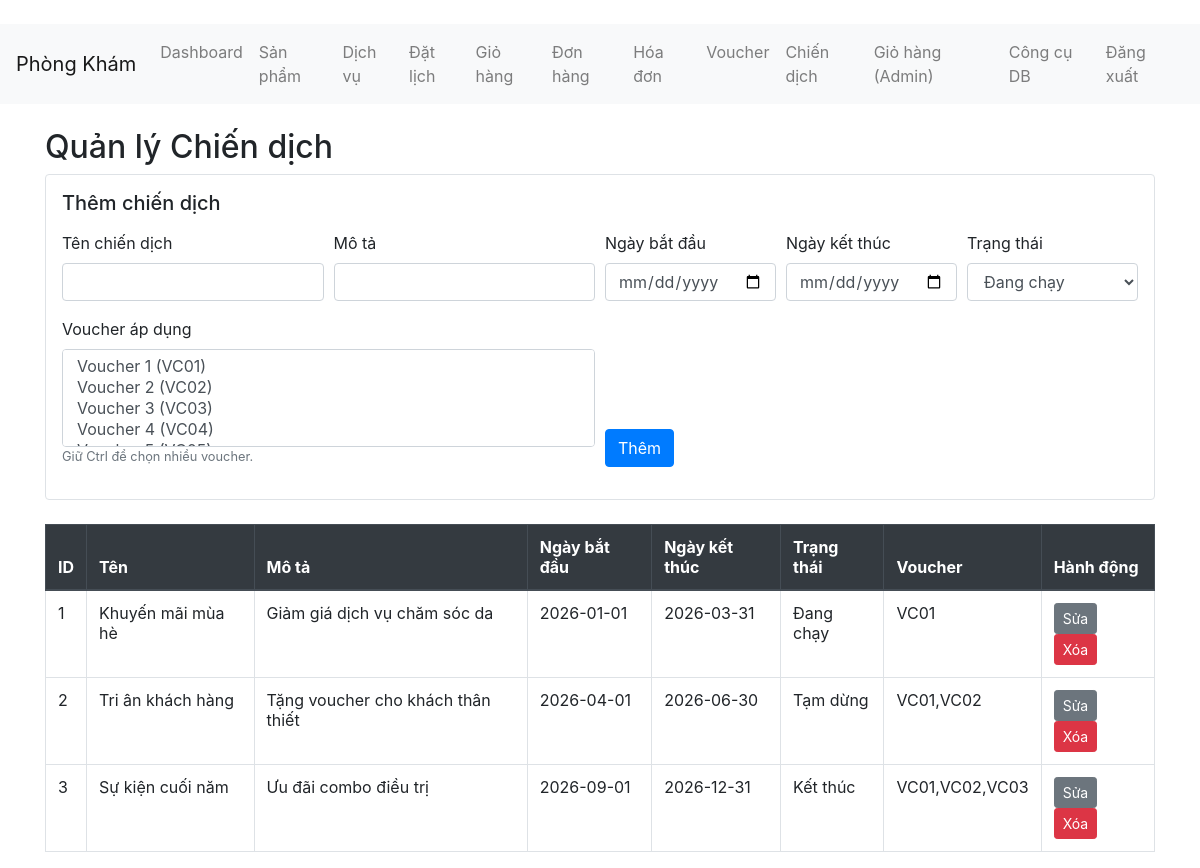
Screenshot of /admin/campaigns (signed in) with the database file from the repository.
### tables this page shows
CREATE TABLE campaigns (id_campaign INTEGER PRIMARY KEY, name TEXT, description TEXT, start_date TEXT, end_date TEXT, status TEXT);

### app.py (the view)
@app.route("/admin/campaigns")
def admin_campaigns():
    if session.get("role") != "admin":
        return redirect(url_for("login"))
    conn = get_conn()
    campaigns = conn.execute(
        """
        SELECT c.id_campaign, c.name, c.description, c.start_date, c.end_date, c.status,
               GROUP_CONCAT(cv.voucher_id) AS voucher_ids
        FROM campaigns c
        LEFT JOIN campaign_vouchers cv ON cv.campaign_id = c.id_campaign
        GROUP BY c.id_campaign
        ORDER BY c.id_campaign
        """
    ).fetchall()
    vouchers = conn.execute(
        "SELECT idvoucher, namevc FROM vouchers ORDER BY idvoucher"
    ).fetchall()
    conn.close()
    return render_template(
        "admin_campaigns.html",
        campaigns=[dict(r) for r in campaigns],
        vouchers=[dict(r) for r in vouchers],
    )

### app.py (called while the page is built)
def get_conn() -> sqlite3.Connection:
    conn = sqlite3.connect(DB_PATH)
    conn.row_factory = sqlite3.Row
    conn.execute("PRAGMA foreign_keys = ON")
    return conn

### template/admin_campaigns.html (shortened to what this page needs)
﻿{% extends "base.html" %}
{% block content %}
<h2>Quản lý Chiến dịch</h2>
<form class="border rounded p-3 mb-4" method="post" action="{{ url_for('admin_campaigns_add') }}">
  <h5 class="mb-3">Thêm chiến dịch</h5>
  <div class="form-row">
    <div class="form-group col-md-3">
      <label>Tên chiến dịch</label>
      <input class="form-control" name="name" required>
    </div>
    <div class="form-group col-md-3">
      <label>Mô tả</label>
      <input class="form-control" name="description">
    </div>
    <div class="form-group col-md-2">
      <label>Ngày bắt đầu</label>
      <input class="form-control" type="date" name="start_date">
    </div>
    <div class="form-group col-md-2">
      <label>Ngày kết thúc</label>
      <input class="form-control" type="date" name="end_date">
    </div>
    <div class="form-group col-md-2">
      <label>Trạng thái</label>
      <select class="form-control" name="status">
        <option>Đang chạy</option>
      </select>
    </div>
  </div>
  <div class="form-row">
    <div class="form-group col-md-6">
      <label>Voucher áp dụng</label>
      <select class="form-control" name="voucher_ids" multiple size="4">
        {% for voucher in vouchers %}
          <option value="{{ voucher['idvoucher'] }}">{{ voucher['namevc'] }} ({{ voucher['idvoucher'] }})</option>
        {% endfor %}
      </select>
      <small class="text-muted">Giữ Ctrl để chọn nhiều voucher.</small>
    </div>
    <div class="form-group col-md-2 align-self-end">
      <button class="btn btn-primary" type="submit">Thêm</button>
    </div>
  </div>
</form>
<table class="table table-bordered">
  <thead class="thead-dark">
    <tr>
      <th>ID</th>
      <th>Tên</th>
      <th>Mô tả</th>
      <th>Ngày bắt đầu</th>
      <th>Ngày kết thúc</th>
      <th>Trạng thái</th>
      <th>Voucher</th>
      <th>Hành động</th>
    </tr>
  </thead>
  <tbody>
    {% for c in campaigns %}
    {% set voucher_list = ',' ~ (c['voucher_ids'] or '') ~ ',' %}
    <tr>
      <td>{{ c['id_campaign'] }}</td>
      <td>{{ c['name'] }}</td>
      <td>{{ c['description'] }}</td>
      <td>{{ c['start_date'] }}</td>
      <td>{{ c['end_date'] }}</td>
      <td>{{ c['status'] }}</td>
      <td>{{ c['voucher_ids'] or '' }}</td>
      <td>
        <button class="btn btn-sm btn-secondary" data-toggle="collapse" data-target="#edit-{{ c['id_campaign'] }}">Sửa</button>
        <form class="d-inline" method="post" action="{{ url_for('admin_campaigns_delete', campaign_id=c['id_campaign']) }}">
          <button class="btn btn-sm btn-danger" type="submit">Xóa</button>
        </form>
      </td>
    </tr>
    {% endfor %}
  </tbody>
</table>
{% endblock %}

### rows the page displays
campaigns: id_campaign "1", name "Khuyến mãi mùa hè", description "Giảm giá dịch vụ chăm sóc da", start_date "2026-01-01", end_date "2026-03-31", status "Đang chạy", c "VC01"
campaigns: id_campaign "2", name "Tri ân khách hàng", description "Tặng voucher cho khách thân thiết", start_date "2026-04-01", end_date "2026-06-30", status "Tạm dừng", c "VC01,VC02"
campaigns: id_campaign "3", name "Sự kiện cuối năm", description "Ưu đãi combo điều trị", start_date "2026-09-01", end_date "2026-12-31", status "Kết thúc", c "VC01,VC02,VC03"
